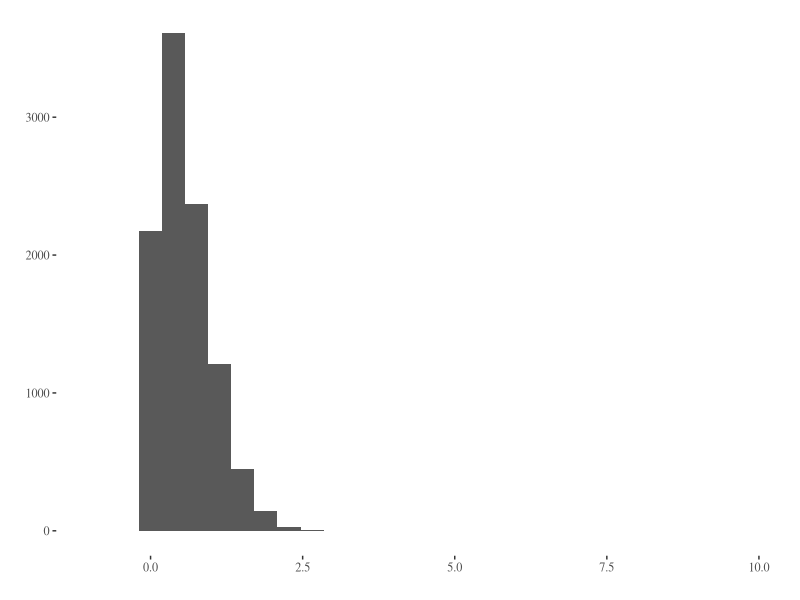
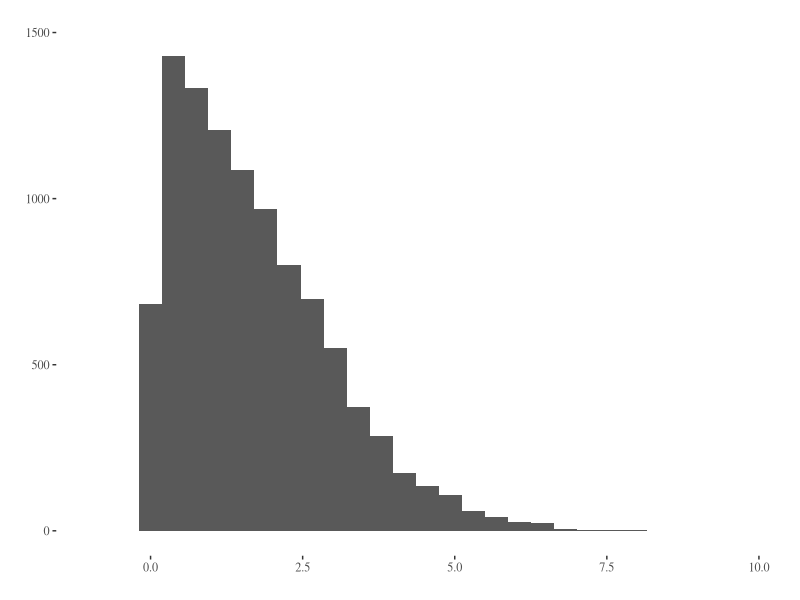
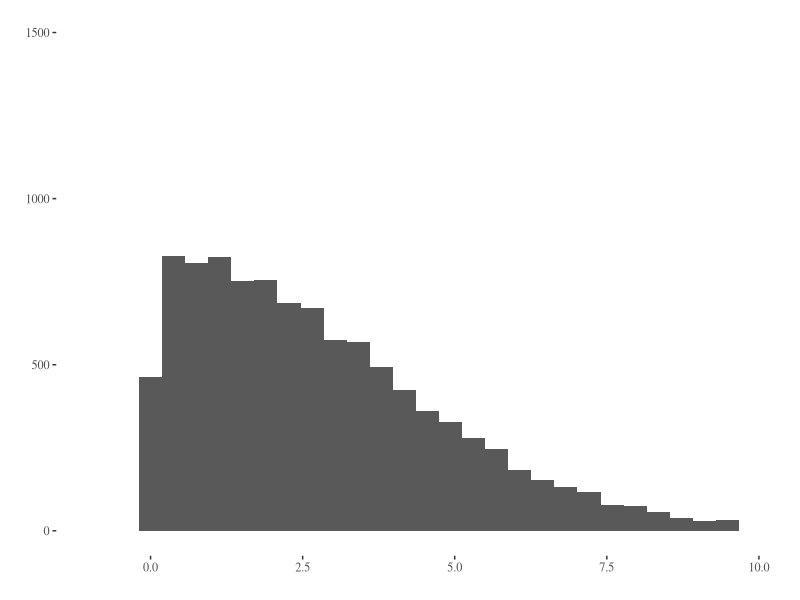
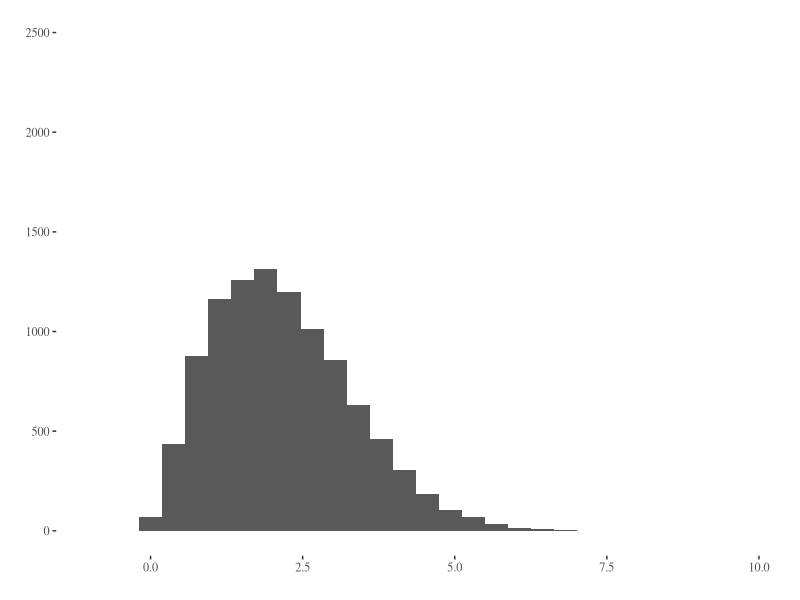
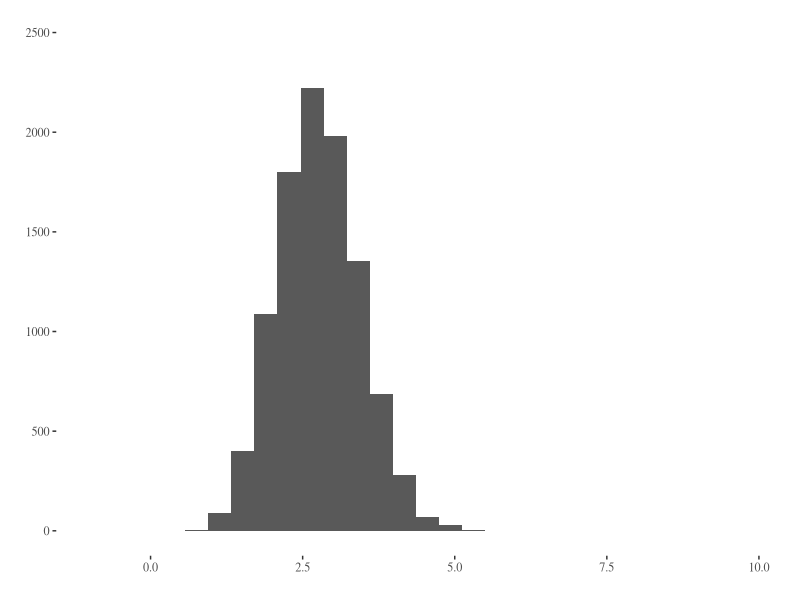
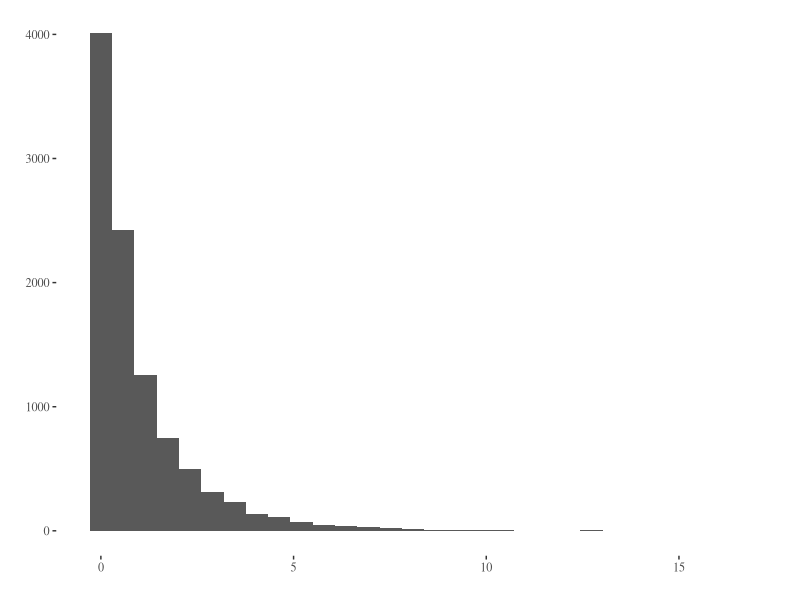
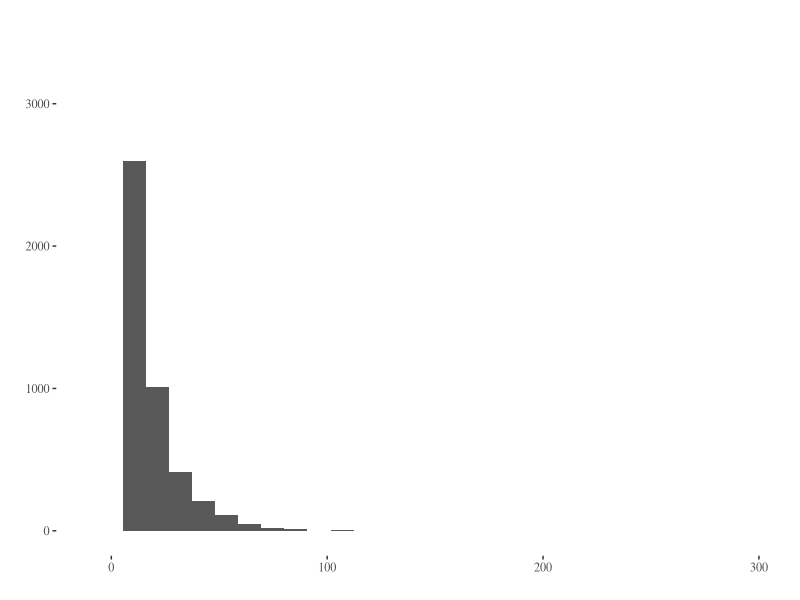
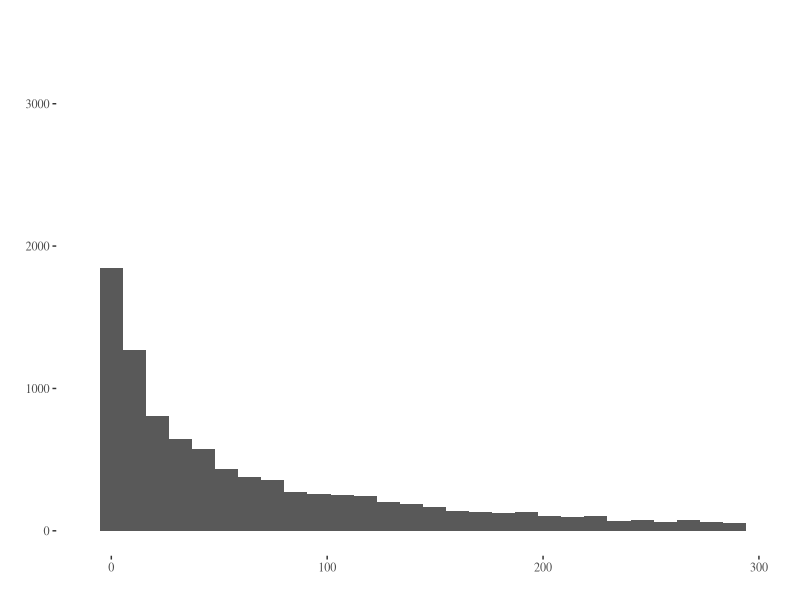

Reproduce these figures in R, in order. (Note: this script raises an error after producing the figures.)
## ---- chunk 1
library(tidyverse)
library(tufte)

# invalidate cache when the tufte version changes
knitr::opts_chunk$set(cache.extra = packageVersion('tufte'))
options(htmltools.dir.version = FALSE)

knitr::opts_chunk$set(echo = TRUE,                 # Rコードを出力する
                      warning = FALSE,             # Rの警告を抑止する
                      fig_caption = TRUE,
                      fig.align = 'center',        # 図を中央揃えにする
                      attr.source='.numberLines'   # Rコードに行番号表示
                      )

# tufte packageでは、余白に図などを表示させる制御があるためfig.posによる
# 図表位置の固定はできません。また、見出しは節レベル（level 2）までです。
if (knitr::is_latex_output()) {
  knitr::opts_chunk$set(dev = "cairo_pdf",       # 図の出力にPDFデバイスを使う
                        dev.args = list(family = "Source Han Code JP"),
                                                 # 図のフォントを指定する
                        tinytex.verbose = TRUE   # デバッグ用メッセージを出力
                        )
}

df_print <- function(df = NULL,             # 表示させたいデータをフレームを指定
                     n = 3L,                # 省略表示時の行数
                     caption = NULL,        # 表見出しを指定
                     booktabs = TRUE,       # FALSEで縦罫線を描画
                     font_size = NULL,      # 表内文字のフォントサイズ
                     position = "center",   # 表の横位置
                     full_width = FALSE,    # TRUEで幅いっぱいに拡大表示
                     scale_down = FALSE,    # TRUEで横幅に収まるよう縮小表示
                     all = FALSE,           # TRUEですべてのデータを表示
                     head_tail = FALSE,     # TRUEで先頭・末尾をn行ずつ表示
                     ...) {                 # kableExtra::kblに渡す引数
  if (!is.null(df)) {
    if (knitr::is_latex_output()) {
      if (scale_down == FALSE) {
        # latex_option = c("striped", "HOLD_position")
        latex_option = c("striped１")
      } else {
        # latex_option = c("striped", "HOLD_position", "scale_down")
        latex_option = c("striped", "scale_down")
      }
      if (all == FALSE) {
        df <- df %>% 
          psych::headTail(top = n,
                          bottom = dplyr::if_else(head_tail == FALSE, 0L, n))
      }
      df %>% 
        kableExtra::kbl(caption  = caption, booktabs = booktabs, ...) %>%
        kableExtra::kable_styling(font_size = font_size, position = position,
                                  full_width = full_width,
                                  latex_options = latex_option)
    } else {   # 出力タイプ不明の場合
      rmarkdown::paged_table(df)
    }
  }
}

## ---- chunk 2
n <- 2
df <- data.frame()
for (i in c(1:10000)) {
  xs <- rnorm(n)
  dftmp <- data.frame(no = i, s = sqrt(sum((xs - mean(xs))^2) / n))
  df <- dplyr::bind_rows(df, dftmp)
}
## ---- chunk 3
df %>% 
  ggplot2::ggplot(ggplot2::aes(x = s)) +
    ggplot2::geom_histogram() +
    ggthemes::theme_tufte() +
    # ggplot2::labs(x = "", y = "")
    ggplot2::labs(x = "", y = "") + ggplot2::lims(x = c(-1, 10))
## ---- chunk 4
# , fig.cap="母標準偏差の異なる場合の標本標準偏差の分布"
n <- 2
sd <- 3
df <- data.frame()
for (i in c(1:10000)) {
  xs <- rnorm(n, sd = sd)
  dftmp <- data.frame(no = i, s = sqrt(sum((xs - mean(xs))^2) / n))
  df <- dplyr::bind_rows(df, dftmp)
}

df %>% 
  ggplot2::ggplot(ggplot2::aes(x = s)) +
    ggplot2::geom_histogram() +
    ggthemes::theme_tufte() +
    ggplot2::labs(x = "", y = "") + ggplot2::lims(x = c(-1, 10), y = c(0, 1500))

sd <- 5
df <- data.frame()
for (i in c(1:10000)) {
  xs <- rnorm(n, sd = sd)
  dftmp <- data.frame(no = i, s = sqrt(sum((xs - mean(xs))^2) / n))
  df <- dplyr::bind_rows(df, dftmp)
}

df %>% 
  ggplot2::ggplot(ggplot2::aes(x = s)) +
    ggplot2::geom_histogram() +
    ggthemes::theme_tufte() +
    ggplot2::labs(x = "", y = "") + ggplot2::lims(x = c(-1, 10), y = c(0, 1500))
## ---- chunk 5
# , fig.cap="自由度の異なる場合の標本標準偏差の分布"
n <- 3
sd <- 3
df <- data.frame()
for (i in c(1:10000)) {
  xs <- rnorm(n, sd = sd)
  dftmp <- data.frame(no = i, s = sqrt(sum((xs - mean(xs))^2) / n))
  df <- dplyr::bind_rows(df, dftmp)
}

df %>% 
  ggplot2::ggplot(ggplot2::aes(x = s)) +
    ggplot2::geom_histogram() +
    ggthemes::theme_tufte() +
    ggplot2::labs(x = "", y = "") + ggplot2::lims(x = c(-1, 10), y = c(0, 2500))

n <- 10
df <- data.frame()
for (i in c(1:10000)) {
  xs <- rnorm(n, sd = sd)
  dftmp <- data.frame(no = i, s = sqrt(sum((xs - mean(xs))^2) / n))
  df <- dplyr::bind_rows(df, dftmp)
}

df %>% 
  ggplot2::ggplot(ggplot2::aes(x = s)) +
    ggplot2::geom_histogram() +
    ggthemes::theme_tufte() +
    ggplot2::labs(x = "", y = "") + ggplot2::lims(x = c(-1, 10), y = c(0, 2500))
## ---- chunk 6
n <- 2
df <- data.frame()
for (i in c(1:10000)) {
  xs <- rnorm(n)
  dftmp <- data.frame(no = i, S = sum((xs - mean(xs))^2))
  df <- dplyr::bind_rows(df, dftmp)
}
## ---- chunk 7
df %>% 
  ggplot2::ggplot(ggplot2::aes(x = S)) +
    ggplot2::geom_histogram() +
    ggthemes::theme_tufte() +
    ggplot2::labs(x = "", y = "")
## ---- chunk 8
n <- 2
sd <- 3
df <- data.frame()
for (i in c(1:10000)) {
  xs <- rnorm(n, sd = sd)
  dftmp <- data.frame(no = i, S = sum((xs - mean(xs))^2))
  df <- dplyr::bind_rows(df, dftmp)
}

df %>% 
  ggplot2::ggplot(ggplot2::aes(x = S)) +
    ggplot2::geom_histogram() +
    ggthemes::theme_tufte() +
    ggplot2::labs(x = "", y = "") + ggplot2::lims(x = c(-10, 300), y = c(0, 3500))

sd <- 10
df <- data.frame()
for (i in c(1:10000)) {
  xs <- rnorm(n, sd = sd)
  dftmp <- data.frame(no = i, S = sum((xs - mean(xs))^2))
  df <- dplyr::bind_rows(df, dftmp)
}

df %>% 
  ggplot2::ggplot(ggplot2::aes(x = S)) +
    ggplot2::geom_histogram() +
    ggthemes::theme_tufte() +
    ggplot2::labs(x = "", y = "") + ggplot2::lims(x = c(-10, 300), y = c(0, 3500))
## ---- chunk 9
n <- 2
sd <- 1
df <- data.frame()
for (i in c(1:10000)) {
  xs <- rnorm(n, sd = sd)
  dftmp <- data.frame(no = i, S = sum((xs - mean(xs))^2), var = sd ^ 2)
  df <- dplyr::bind_rows(df, dftmp)
}
## ---- chunk 10
df %>% 
  dplyr::mutate(chisq = S / var) %>% 
  ggplot2::ggplot(ggplot2::aes(x = chisq)) +
    ggplot2::geom_histogram() +
    ggthemes::theme_tufte() +
    ggplot2::labs(x = "", y = "") + ggplot2::lims(x = c(-1, 15), y = c(0, 3000))
## ---- chunk 11
n <- 4
sd <- 1
df <- data.frame()
for (i in c(1:10000)) {
  xs <- rnorm(n, sd = sd)
  dftmp <- data.frame(no = i, S = sum((xs - mean(xs))^2), var = sd ^ 2)
  df <- dplyr::bind_rows(df, dftmp)
}

df %>% 
  dplyr::mutate(chisq = S / var) %>% 
  ggplot2::ggplot(ggplot2::aes(x = chisq)) +
    ggplot2::geom_histogram() +
    ggthemes::theme_tufte() +
    ggplot2::labs(x = "", y = "") + ggplot2::lims(x = c(-1, 15), y = c(0, 3000))

n <- 6
sd <- 1
df <- data.frame()
for (i in c(1:10000)) {
  xs <- rnorm(n, sd = sd)
  dftmp <- data.frame(no = i, S = sum((xs - mean(xs))^2), var = sd ^ 2)
  df <- dplyr::bind_rows(df, dftmp)
}

df %>% 
  dplyr::mutate(chisq = S / var) %>% 
  ggplot2::ggplot(ggplot2::aes(x = chisq)) +
    ggplot2::geom_histogram() +
    ggthemes::theme_tufte() +
    ggplot2::labs(x = "", y = "") + ggplot2::lims(x = c(-1, 15), y = c(0, 3000))

## ---- chunk 12
n <- 4
sd <- 3
df <- data.frame()
for (i in c(1:10000)) {
  xs <- rnorm(n, sd = sd)
  dftmp <- data.frame(no = i, S = sum((xs - mean(xs))^2), var = sd ^ 2)
  df <- dplyr::bind_rows(df, dftmp)
}

df %>% 
  dplyr::mutate(chisq = S / var) %>% 
  ggplot2::ggplot(ggplot2::aes(x = chisq)) +
    ggplot2::geom_histogram() +
    ggthemes::theme_tufte() +
    ggplot2::labs(x = "", y = "") + ggplot2::lims(x = c(-1, 15), y = c(0, 3000))

n <- 4
sd <- 10
df <- data.frame()
for (i in c(1:10000)) {
  xs <- rnorm(n, sd = sd)
  dftmp <- data.frame(no = i, S = sum((xs - mean(xs))^2), var = sd ^ 2)
  df <- dplyr::bind_rows(df, dftmp)
}

df %>% 
  dplyr::mutate(chisq = S / var) %>% 
  ggplot2::ggplot(ggplot2::aes(x = chisq)) +
    ggplot2::geom_histogram() +
    ggthemes::theme_tufte() +
    ggplot2::labs(x = "", y = "") + ggplot2::lims(x = c(-1, 15), y = c(0, 3000))

## ---- chunk 13
# create a bib file for the R packages used in this document
knitr::write_bib(c('base', 'rmarkdown'), file = './bib/skeleton.bib')
